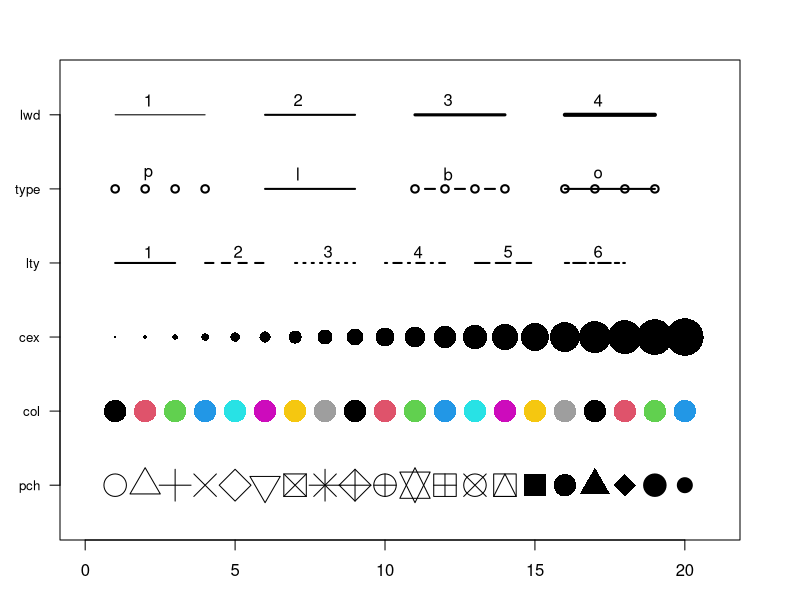

This chart was generated by the following R code:
#!/usr/bin/env Rscript

# SVG graphics device
svg(filename = commandArgs(trailingOnly = TRUE)[1])
# initialization
par(mar=c(3,3,3,3))
num <- 0 ; 
num1 <- 0
plot(0,0 , xlim=c(0,21) , ylim=c(0.5,6.5), col="white" , yaxt="n" , ylab="" , xlab="")

#fill the graph
for (i in seq(1,20)){
  points(i,1 , pch=i , cex=3)
  points(i,2 , col=i , pch=16 , cex=3)
  points(i,3 , col="black" , pch=16 , cex=i*0.25)
  
  #lty
  if(i %in% c(seq(1,18,3))){
    num=num+1
    points(c(i,i+2), c(4,4) , col="black" , lty=num , type="l" , lwd=2)
    text(i+1.1 , 4.15 , num)
  }
  
  #type and lwd 
  if(i %in% c(seq(1,20,5))){
    num1=num1+1
    points(c(i,i+1,i+2,i+3), c(5,5,5,5) , col="black"  , type=c("p","l","b","o")[num1] , lwd=2)
    text(i+1.1 , 5.2 , c("p","l","b","o")[num1] )
    points(c(i,i+1,i+2,i+3), c(6,6,6,6) , col="black"  , type="l",  lwd=num1)
    text(i+1.1 , 6.2 , num1 )
    
  }
}

#add axis
axis(2, at = c(1,2,3,4,5,6), labels = c("pch" , "col" , "cex" , "lty", "type" , "lwd" ), 
     tick = TRUE, col = "black", las = 1, cex.axis = 0.8)
# Close the graphics device
dev.off() 
